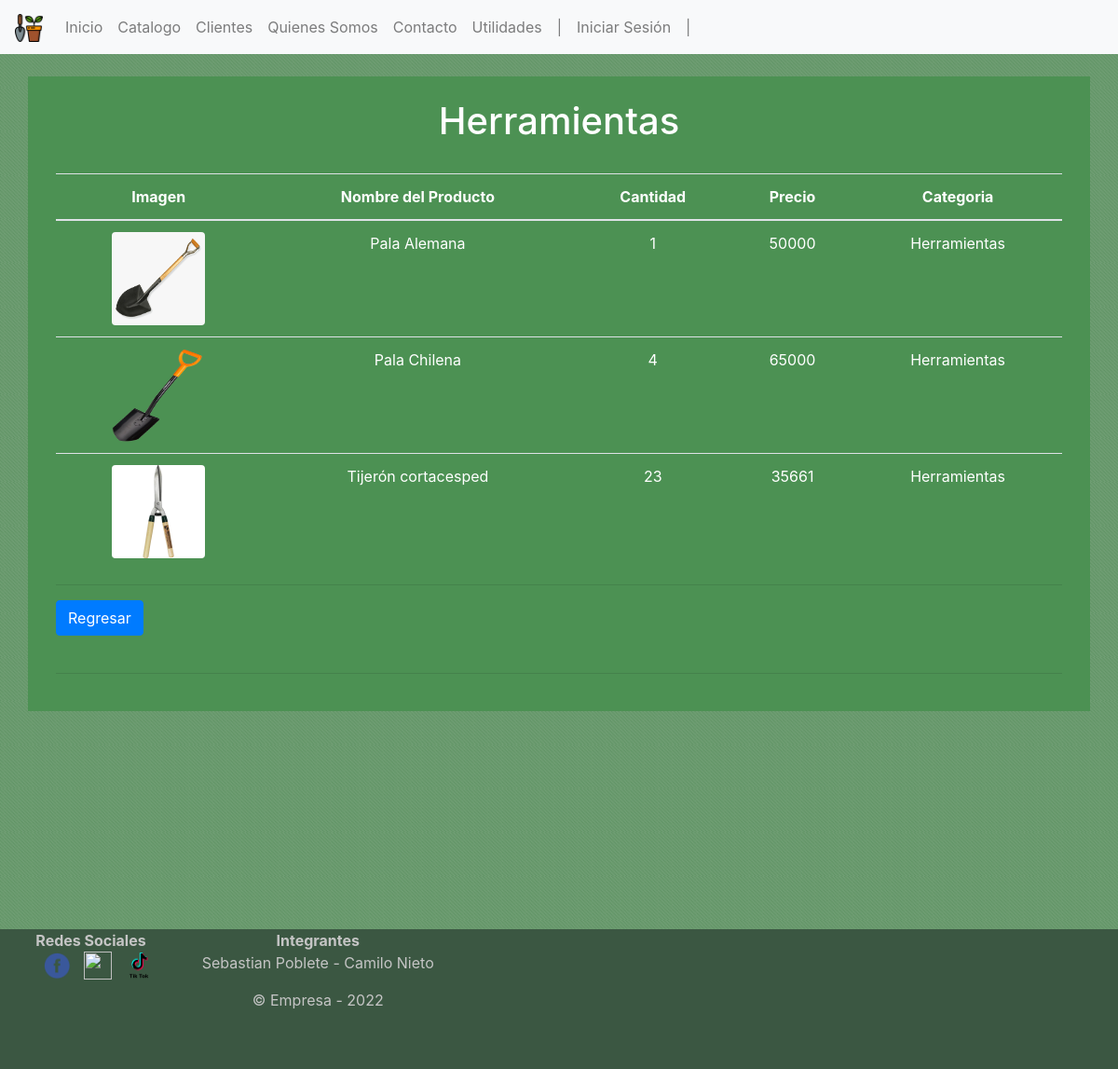
The page /catalogo_herramientas/ on the database its author committed.
### Jardineria/models.py (models this page shows, shortened)
class Producto (models.Model):
    foto = models.ImageField(upload_to="Producto", null=True, blank=True)
    nombre = models.CharField(max_length=40 ,primary_key=True, verbose_name='Nombre')
    cantidad = models.IntegerField(verbose_name='Cantidad Disponible')
    precio = models.IntegerField(verbose_name='Precio')
    categoria = models.ForeignKey(Categoria, on_delete=models.CASCADE)

class Categoria (models.Model):
    idCategoria = models.IntegerField(primary_key=True, verbose_name='ID de Categoría')
    nombreCategoria = models.CharField(max_length=40, verbose_name='Nombre de Categoría')
    def __str__(self):
        return self.nombreCategoria

### Jardineria/views.py (the view)
def catalogo_herramientas (request):
    producto = Producto.objects.filter(categoria = 6)
    datos = {
        'producto' : producto
        }
    return render(request, 'Catalogo_herramientas.html',datos)

### Jardineria/templates/Catalogo_herramientas.html (shortened to what this page needs)
<!DOCTYPE html>
<html lang="en">
<head>
    {% load static %}
    <link rel="stylesheet" href="{% static 'css/Estilos.css' %}">
    <link href="{% static 'css/bootstrap.min.css' %}" type="text/css" rel="stylesheet">
    <link rel="stylesheet" href="https://cdn.jsdelivr.net/npm/bootstrap@4.6.1/dist/css/bootstrap.min.css">
</head>
<body>
    <body background="{% static 'img/Imagenes/Color1.png'%}">
    <nav class="navbar navbar-expand-sm navbar-light bg-light">
    {% load static %}
    <a class="navbar-brand" href="#">
        <img src="{% static 'img/Logotipos/Logo.png'%}" width="30" height="30" alt="">
    </a>
    <div class="collapse navbar-collapse" id="opciones">
        <ul class="navbar-nav">
            <li class="nav-item">
                <a class="nav-link" href="{% url 'inicio' %}" onmouseover="style.color = 'green'" onmouseout="style.color= 'grey'">Inicio </a>
            </li>
            <li class="nav-item">
                <a class="nav-link" href="{% url 'catalogo' %}" onmouseover="style.color = 'green'" onmouseout="style.color= 'grey'">Catalogo</a>
            </li>
            <li class="nav-item">
                <a class="nav-link" href="{% url 'galeria_cliente' %}" onmouseover="style.color = 'green'" onmouseout="style.color= 'grey'">Clientes</a>
            </li>
            <li class="nav-item">
                <a class="nav-link" href="{% url 'somos' %}" onmouseover="style.color = 'green'" onmouseout="style.color= 'grey'">Quienes Somos</a>
            </li>
            <li class="nav-item">
                <a class="nav-link" href="{% url 'contacto' %}" onmouseover="style.color = 'green'" onmouseout="style.color= 'grey'">Contacto</a>
            </li>
            <li class="nav-item">
                <a class="nav-link" href="{% url 'utilidades' %}" onmouseover="style.color = 'green'" onmouseout="style.color= 'grey'">Utilidades</a>
            </li>
            {% if user.is_authenticated %}
            <li class="nav-item">
                <a class="nav-link" href="#" onmouseover="style.color = 'green'" onmouseout="style.color= 'grey'">|</a>
            </li>
            <li class="nav-item">
                <a class="nav-link" href="{% url 'inventario' %}" onmouseover="style.color = 'green'" onmouseout="style.color= 'grey'">Productos</a>
            <li class="nav-item">
                <a class="nav-link" href="{% url 'peticiones_contacto' %}" onmouseover="style.color = 'green'" onmouseout="style.color= 'grey'">Peticiones</a>
            </li>
            <li class="nav-item">
                <a class="nav-link" href="{% url 'cliente' %}" onmouseover="style.color = 'green'" onmouseout="style.color= 'grey'">Cliente</a>
            </li>
            <li class="nav-item">
                <a class="nav-link" href="#" onmouseover="style.color = 'green'" onmouseout="style.color= 'grey'">|</a>
            </li>
            <a class="nav-link" href="{% url 'logout' %}" onmouseover="style.color = 'green'" onmouseout="style.color= 'grey'">Cerrar Sesión</a>
            <li class="nav-item">
                <a class="nav-link" href="#" onmouseover="style.color = 'green'" onmouseout="style.color= 'grey'">|</a>
            </li>
            <li class="nav-item">
                <a class="nav-link" href="#" onmouseover="style.color = 'green'" onmouseout="style.color= 'grey'">Usuario: {{user.username}}</a>
            </li>
            {% else %}
            <li class="nav-item">
                <a class="nav-link" href="#" onmouseover="style.color = 'green'" onmouseout="style.color= 'grey'">|</a>
            </li>
            <a class="nav-link" href="{% url 'login' %}" onmouseover="style.color = 'green'" onmouseout="style.color= 'grey'">Iniciar Sesión</a>
            {% endif %}
            <li class="nav-item">
                <a class="nav-link" href="#" onmouseover="style.color = 'green'" onmouseout="style.color= 'grey'">|</a>
            </li>
        </ul>
    </div>
    </nav>
    <br>
<div class="container ColorContacto2" >
    <br>
    <div style="overflow-x:auto;" class="container">
        <h1 class="colorRG">Herramientas</h1>
        <br>
        <table class="table">
            <thead class="colorRG">
                <tr>
                    <th>Imagen</th>
                    <th>Nombre del Producto </th>
                    <th>Cantidad </th>
                    <th>Precio </th>
                    <th>Categoria</th>
                </tr>
            </thead>
            <tbody class="colorRG">
            {% for pro in producto %}
                <tr>
                    <td>{% if pro.foto %}
                    <img src="{{ pro.foto.url}}" class="rounded"width="100" height="100">
                    {% endif %}</td>
                    <td>{{ pro.nombre }}</td>
                    <td>{{ pro.cantidad }}</td>
                    <td>{{ pro.precio }}</td>
                    <td>{{ pro.categoria }}</td>
                </tr>
            {% endfor %}
            </tbody>
        </table>
        <hr>
        <a href= "{% url 'catalogo' %}" class="btn btn-primary" value="Limpiar">Regresar</a>
        <br>
        <br>
        <hr>
        <br>
    </div>
</div>
        <br>
        <br>
        <br>
        <br>
        <br>
        <br>
        <br>
        <br>
        <br>
        <br>
        <br>
        <br>
        <br>
        <br>
        <br>
        <br>
  <footer>
    <div class="row col-12">
        <div class="col-lg-2">
          <strong> Redes Sociales</strong>
            <div class="center-block">
              <a href="#"><img  src="{% static 'img/Logotipos/Facebook.png'%}"  alt="" width="30px" height="30px" style=" margin-left: 15px;">  </a>
              <a href="#"><img  src="{% static 'img/Logotipos/Instagram.png'%}" alt="" width="30px" height="30px" style=" margin-left: 10px;">  </a>
              <a href="#"><img  src="{% static 'img/Logotipos/TikTok.png'%}"    alt="" width="30px" height="30px" style=" margin-left: 10px;">  </a>
            </div>
        </div>
            <div class="col-lg-3">
                <strong>Integrantes</strong>
                <P>Sebastian Poblete - Camilo Nieto </P>
                <p>&copy; Empresa - 2022</p>
            </div>
        </div>
  </footer>
</body>
</html>

### Jardineria/static/css/estilos.css (style rules this page uses)
html { min-height: 100%; position: relative; }
body { margin: 0; margin-bottom: 40px; }
footer { background-color: #3b5742; position: absolute; height: 150px; bottom: 0; width: 100%; margin-top: 5px; color: #c5c5c5; text-align: center; }
.ColorContacto2 { background-color: #4c9153; color: rgb(255, 255, 255); }
.colorRG { color: white; text-align: center; }

### rows shown on the page
Producto: foto (picture), nombre "Pala Alemana", cantidad "1", precio "50000", categoria "Herramientas"
Producto: foto (picture), nombre "Pala Chilena", cantidad "4", precio "65000", categoria "Herramientas"
Producto: foto (picture), nombre "Tijerón cortacesped", cantidad "23", precio "35661", categoria "Herramientas"
